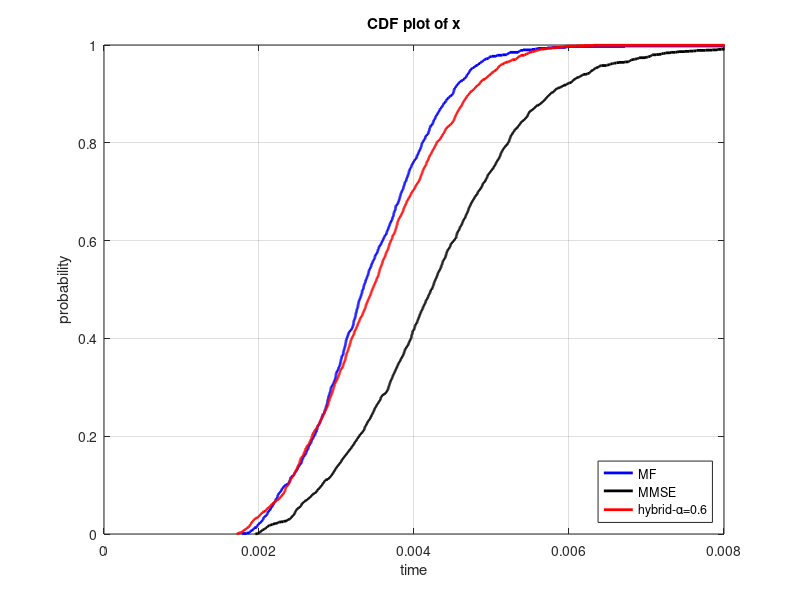
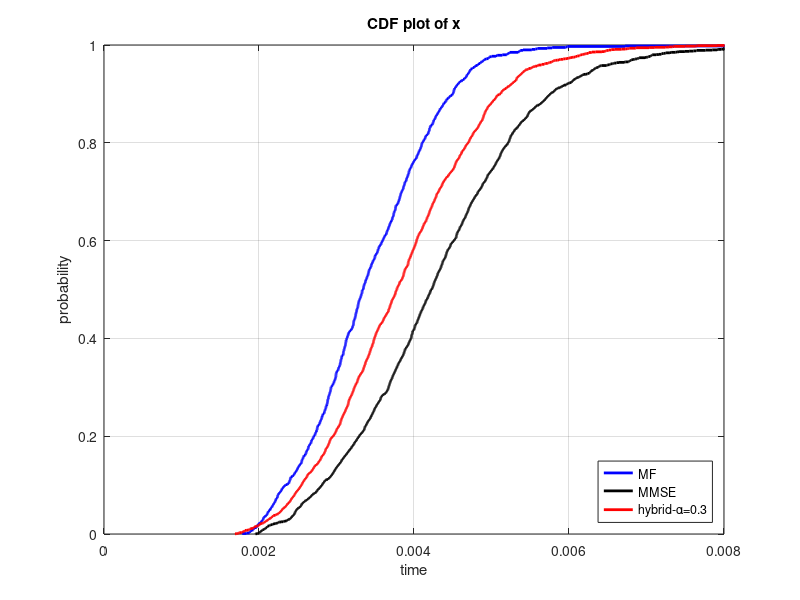
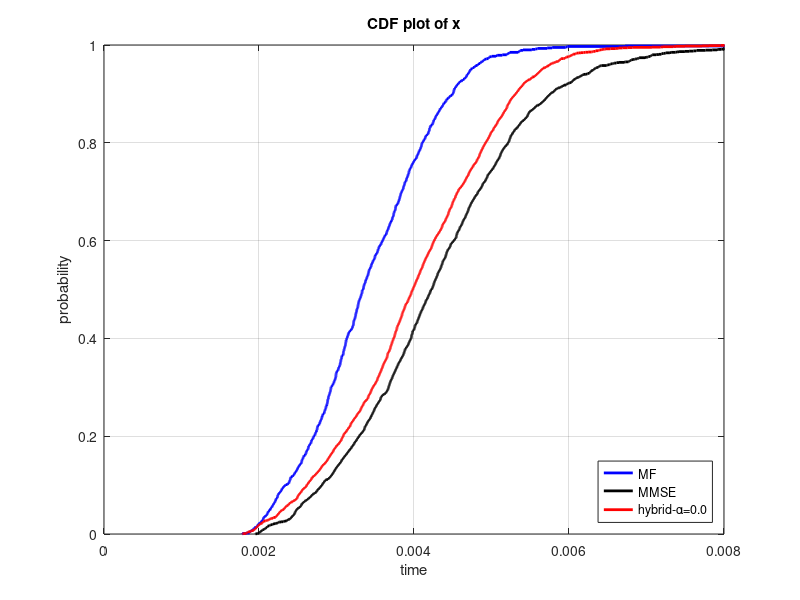

Write the MATLAB code that produced these figures, in order.
clc;
clear all;
close all;
warning off;

figure;

load T_mf.mat
h = cdfplot(time(:,1)); % Create the CDF plot
set(h, 'Color', 'b', 'LineStyle', '-', 'LineWidth', 2); % Set color to blue, line style to solid, and line width
hold on;

load T_mmse.mat
h = cdfplot(time(:,1)); % Create the CDF plot
set(h, 'Color', 'k', 'LineStyle', '-', 'LineWidth', 2); % Set color to blue, line style to solid, and line width
hold on;

load T_TWH_alpha06.mat
h = cdfplot(time(:,1)); % Create the CDF plot
set(h, 'Color', 'r', 'LineStyle', '-', 'LineWidth', 2); % Set color to blue, line style to solid, and line width
hold on;

grid on

xlim([0, 0.008]);
xlabel('time')
ylabel('probability')
legend('MF','MMSE','hybrid-α=0.6','Location','southeast');

figure;

load T_mf.mat
h = cdfplot(time(:,1)); % Create the CDF plot
set(h, 'Color', 'b', 'LineStyle', '-', 'LineWidth', 2); % Set color to blue, line style to solid, and line width
hold on;

load T_mmse.mat
h = cdfplot(time(:,1)); % Create the CDF plot
set(h, 'Color', 'k', 'LineStyle', '-', 'LineWidth', 2); % Set color to blue, line style to solid, and line width
hold on;

load T_TWH_alpha03.mat
h = cdfplot(time(:,1)); % Create the CDF plot
set(h, 'Color', 'r', 'LineStyle', '-', 'LineWidth', 2); % Set color to blue, line style to solid, and line width
hold on;

grid on

xlim([0, 0.008]);
xlabel('time')
ylabel('probability')
legend('MF','MMSE','hybrid-α=0.3','Location','southeast');

figure;

load T_mf.mat
h = cdfplot(time(:,1)); % Create the CDF plot
set(h, 'Color', 'b', 'LineStyle', '-', 'LineWidth', 2); % Set color to blue, line style to solid, and line width
hold on;

load T_mmse.mat
h = cdfplot(time(:,1)); % Create the CDF plot
set(h, 'Color', 'k', 'LineStyle', '-', 'LineWidth', 2); % Set color to blue, line style to solid, and line width
hold on;

load T_TWH_alpha00.mat
h = cdfplot(time(:,1)); % Create the CDF plot
set(h, 'Color', 'r', 'LineStyle', '-', 'LineWidth', 2); % Set color to blue, line style to solid, and line width
hold on;

grid on

xlim([0, 0.008]);
xlabel('time')
ylabel('probability')
legend('MF','MMSE','hybrid-α=0.0','Location','southeast');
